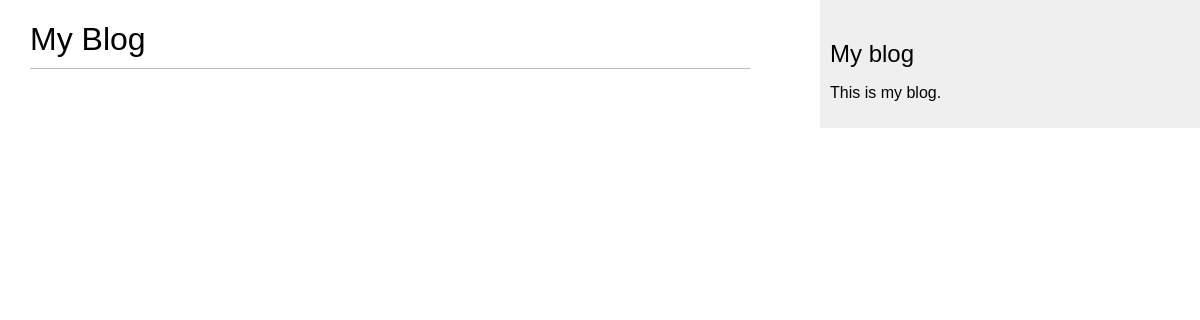
/blog/, run on an earlier commit of the app's database.
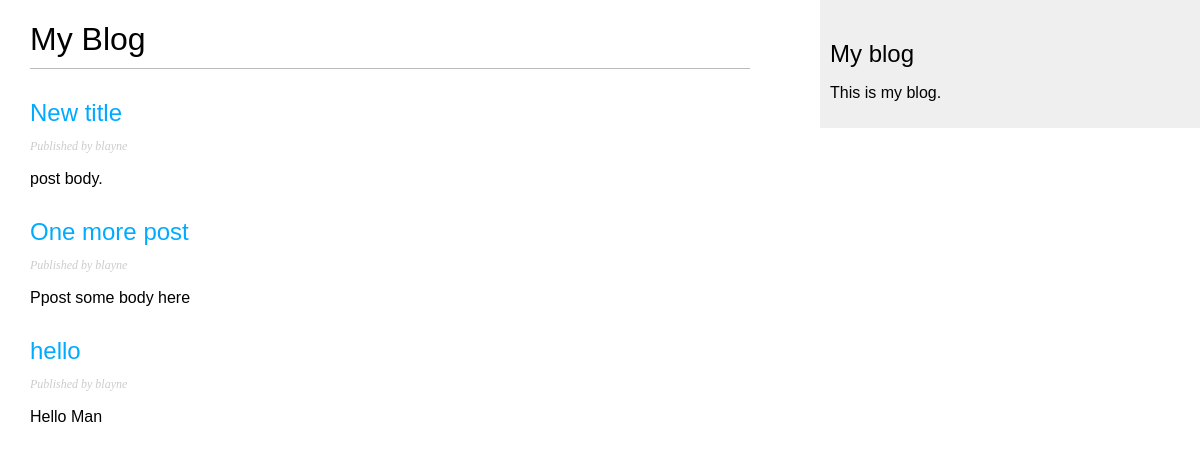
And on a later commit of the database.
### blog/models.py (models this page shows)
class Post(models.Model):
    STATUS_CHOICE = (
        ('draft', 'Draft'),
        ('published', 'Published'),
    )
    title = models.CharField(max_length=250)
    slug = models.SlugField(max_length=250, unique_for_date='publish')
    author = models.ForeignKey(User, on_delete=models.CASCADE, related_name='blog_post')
    body = models.TextField()
    publish = models.DateTimeField(default=timezone.now)
    created = models.DateTimeField(auto_now_add=True)
    updated = models.DateTimeField(auto_now=True)
    status = models.CharField(max_length=10, choices=STATUS_CHOICE, default='draft')
    objects = models.Manager()  # The default manager
    published = PublishedManager()  # Our custom manager
    def get_absolute_url(self):
        return reverse('blog:post_detail', args=[self.publish.year, self.publish.month, self.publish.day, self.slug])

### blog/views.py (the view)
# urls.py: path('', views.post_list, name='post_list'),
def post_list(request):
    object_list = Post.published.all()
    paginator = Paginator(object_list, 3)   # Number of posts per page
    page = request.GET.get('page')
    try:
        posts = paginator.page(page)
    except PageNotAnInteger:
        posts = paginator.page(1)
    except EmptyPage:
        posts = paginator.page(paginator.num_pages)
    return render(request, 'blog/post/list.html', {'page': page, 'posts': posts})

### blog/models.py (called while the page is built)
    def get_queryset(self):
        return super(PublishedManager, self).get_queryset().filter(status='published')

### blog/templates/blog/post/list.html (shortened to what this page needs)
{% extends "blog/base.html" %}
{% block content %}
    <h1>My Blog</h1>
    {% for post in posts %}
        <h2>
            <a href="{{ post.get_absolute_url }}">
                {{ post.title }}
            </a>
        </h2>
        <p class="date">
            Published {{ post.bulish }} by {{ post.author }}
        </p>
        {{ post.body|truncatewords:30|linebreaks }}
    {% endfor %}
{% endblock %}

### blog/templates/blog/base.html (shortened to what this page needs)
{% load static %}
<!DOCTYPE html>
<html lang="en">
<head>
    <link href="{% static "css/blog.css" %}" rel="stylesheet">
</head>
<body>
    <div id="content">
        {% block content %}
        {% endblock %}
    </div>
    <div id="sidebar">
        <h2>My blog</h2>
            <p>This is my blog.</p>
    </div>
</body>
</html>

### blog/static/css/blog.css (style rules this page uses)
body { margin:0; padding:0; font-family:helvetica, sans-serif; }
a { color:#00abff; text-decoration:none; }
h1 { font-weight:normal; border-bottom:1px solid #bbb; padding:0 0 10px 0; }
h2 { font-weight:normal; margin:30px 0 0; }
#content { float:left; width:60%; padding:0 0 0 30px; }
#sidebar { float:right; width:30%; padding:10px; background:#efefef; height:100%; }
p.date { color:#ccc; font-family: georgia, serif; font-size: 12px; font-style: italic; }

What changed in the data, as far as the page shows it:
now on this page (row edited): Post: title "New title", author "blayne", body "post body."
now on this page (row edited): Post: title "One more post", author "blayne", body "Ppost some body here"
now on this page (row edited): Post: title "hello", author "blayne", body "Hello Man"
